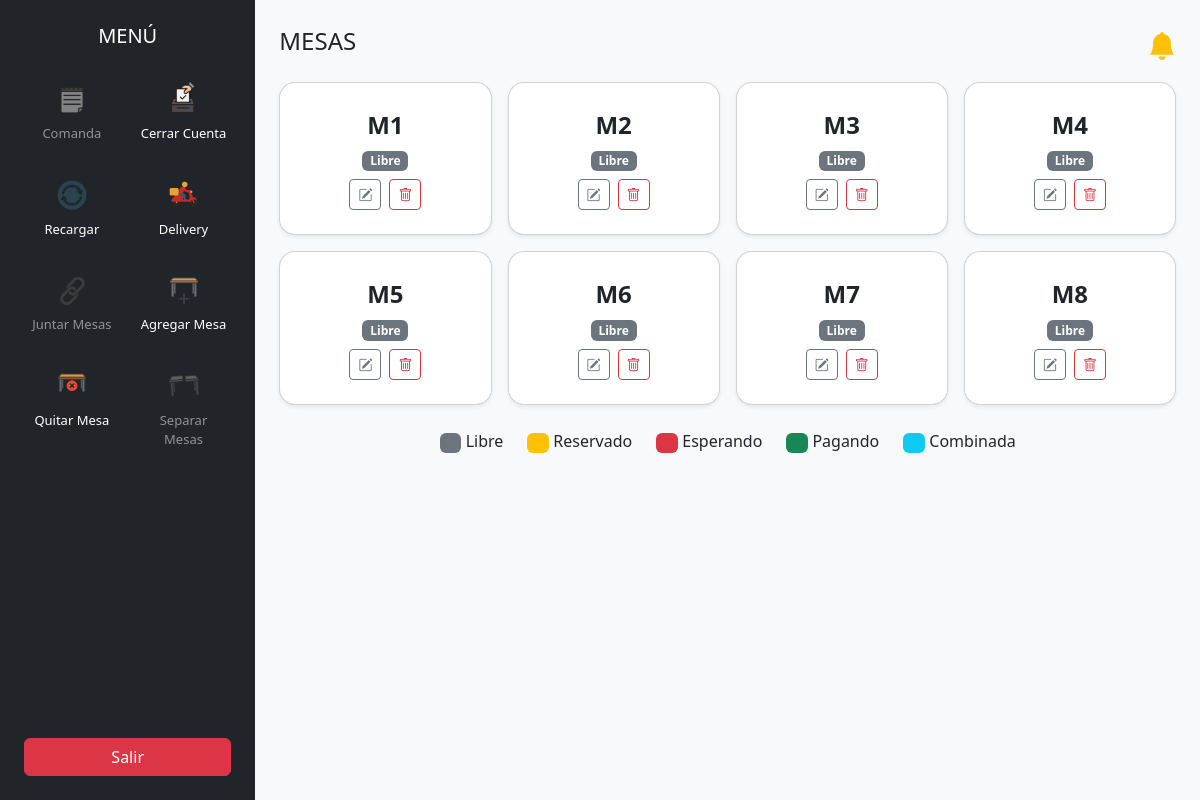
The page /mozo (signed in) on the database its author committed.
### tables this page shows
CREATE TABLE IF NOT EXISTS mesas (
    id INT AUTO_INCREMENT PRIMARY KEY,
    nombre VARCHAR(50) NOT NULL,
    estado ENUM('libre', 'reservado', 'esperando', 'pagando', 'combinada') NOT NULL DEFAULT 'libre'
);

### app/helpers/sesion.php (called while the page is built, shortened)
<?php
function verificarSesion()
{
    return $_SESSION['usuario'];
}

### app/controllers/MozoController.php (called while the page is built, shortened)
<?php
class MozoController
{
    private $mesaModel;
    public function __construct()
    {
        require_once __DIR__ . '/../helpers/sesion.php';
        require_once __DIR__ . '/../models/MesaModel.php';
        require_once __DIR__ . '/../models/ComandaModel.php';
        $this->usuario = verificarSesion();
        $this->mesaModel = new MesaModel();
    }
    public function index()
    {
        $mesas = $this->mesaModel->obtenerMesas();
        require_once __DIR__ . '/../views/mozo/inicio.php';
    }
}

### app/models/MesaModel.php (called while the page is built, shortened)
<?php
class MesaModel
{
    private $db;
    public function __construct()
    {
         try {
            $this->db = new PDO("mysql:host=" . DB_HOST . ";dbname=" . DB_NAME, DB_USER, DB_PASS);
            $this->db->setAttribute(PDO::ATTR_ERRMODE, PDO::ERRMODE_EXCEPTION);
        } catch (PDOException $e) {
            die("Error de conexión: " . $e->getMessage());
        }
    }
    public function obtenerMesas()
    {
        $stmt = $this->db->query("SELECT * FROM mesas ORDER BY CAST(SUBSTRING(nombre, 2) AS UNSIGNED)");
        return $stmt->fetchAll(PDO::FETCH_ASSOC);
    }
}

### app/models/ComandaModel.php (called while the page is built, shortened)
<?php
class ComandaModel
{
    public function __construct()
    {
        $this->conn = new mysqli(DB_HOST, DB_USER, DB_PASS, DB_NAME);
    }
}

### public/index.php (called while the page is built, shortened)
<?php
require_once '../core/Router.php';
$router = new Router();
$router->run();

### app/views/mozo/inicio.php (the view, shortened to what this page needs)
<?php
require_once __DIR__ . '/../../models/MesaModel.php';
?>
<!DOCTYPE html>
<html lang="es">
<head>
    <link rel="stylesheet" href="<?= BASE_URL ?>/public/assets/css/mozo/inicio/inicio.css" />
    <link href="https://cdn.jsdelivr.net/npm/bootstrap@5.3.6/dist/css/bootstrap.min.css" rel="stylesheet" />
    <link href="https://cdn.jsdelivr.net/npm/bootstrap-icons@1.11.1/font/bootstrap-icons.css" rel="stylesheet">
</head>
<body>
    <div class="d-flex vh-100">
        <div class="bg-dark text-white p-4 d-flex flex-column justify-content-between sidebar-mozo">
            <div>
                <h5 class="mb-4 text-center">MENÚ</h5>
                <div class="row row-cols-2 g-3 justify-content-center">
                    <div class="col text-center">
                        <button class="menu-icon-btn" id="btnComanda" disabled>
                            <img src="<?= BASE_URL ?>/public/assets/img/comanda.png" alt="Comanda">
                            <span>Comanda</span>
                        </button>
                    </div>
                    <div class="col text-center">
                        <button class="menu-icon-btn">
                            <img src="<?= BASE_URL ?>/public/assets/img/CerrarCuenta.png" alt="Cerrar Cuenta">
                            <span>Cerrar Cuenta</span>
                        </button>
                    </div>
                    <div class="col text-center">
                        <button class="menu-icon-btn" id="btnRecargar">
                            <img src="<?= BASE_URL ?>/public/assets/img/Recargar.png" alt="Recargar">
                            <span>Recargar</span>
                        </button>
                    </div>
                    <div class="col text-center">
                        <button class="menu-icon-btn" id="btnDelivery">
                            <img src="<?= BASE_URL ?>/public/assets/img/Deliviry.png" alt="Delivery">
                            <span>Delivery</span>
                        </button>
                    </div>
                    <div class="col text-center">
                        <button class="menu-icon-btn" id="btnJuntarMesas" disabled>
                            <img src="<?= BASE_URL ?>/public/assets/img/Juntar.png" alt="Juntar Mesas">
                            <span>Juntar Mesas</span>
                        </button>
                    </div>
                    <div class="col text-center">
                        <button class="menu-icon-btn" id="btnAgregarMesa">
                            <img src="<?= BASE_URL ?>/public/assets/img/Agregar.png" alt="Agregar Mesa">
                            <span>Agregar Mesa</span>
                        </button>
                    </div>
                    <div class="col text-center">
                        <button class="menu-icon-btn" id="btnQuitarMesa">
                            <img src="<?= BASE_URL ?>/public/assets/img/Quitar.png" alt="Quitar Mesa">
                            <span>Quitar Mesa</span>
                        </button>
                    </div>
                    <div class="col text-center">
                        <button type="button" class="menu-icon-btn" id="btnSepararMesas" disabled>
                            <img src="<?= BASE_URL ?>/public/assets/img/Separar.png" alt="Separar Mesas">
                            <span>Separar Mesas</span>
                        </button>
                    </div>
                </div>
            </div>
            <a href="<?= BASE_URL ?>/mozo/logout"
                class="btn btn-danger w-100 d-flex align-items-center justify-content-center gap-2 mt-4">
                Salir
            </a>
        </div>
        <div class="flex-grow-1 p-4 bg-light">
            <div class="d-flex justify-content-between align-items-center mb-3">
                <h4>MESAS</h4>
                <i class="bi bi-bell-fill fs-3 text-warning"></i>
            </div>
            <div class="row g-3" id="contenedorMesas">
                <?php foreach ($mesas as $mesa): ?>
                    <?php
                    $badgeColor = 'secondary';
                    $clase = 'mesa-libre';
                    $nombre = htmlspecialchars($mesa['nombre']);
                    $esCombinada = strpos($nombre, '|') !== false;
                    ?>
                    <div class="col-6 col-sm-4 col-md-3">
                        <div class="card mesa-card shadow-sm rounded-4 animate-mesa <?= $clase ?>"
                             data-id="<?= $mesa['id'] ?>"
                             data-mesa="<?= $mesa['nombre'] ?>"
                             data-estado="<?= $mesa['estado'] ?>"
                             data-combinada="<?= $esCombinada ? 'true' : 'false' ?>">
                            <div class="card-body d-flex flex-column align-items-center justify-content-center py-4 position-relative">
                                <?php
                                if ($esCombinada) {
                                    $partes = explode('|', $nombre);
                                    $mesasCombinadas = trim($partes[0]) . ' + ' . trim($partes[1]);
                                    echo "<span class='mesa-nombre-combinado'>{$mesasCombinadas}</span>";
                                } else {
                                    echo "<span class='fw-bold fs-4 mb-2'>{$nombre}</span>";
                                }
                                ?>
                                <span class="badge bg-<?= $badgeColor ?> mb-2"><?= ucfirst($mesa['estado']) ?></span>
                                <div class="d-flex gap-2">
                                    <button class="btn btn-outline-secondary btn-sm btn-cambiar-estado"
                                        data-bs-toggle="modal"
                                        data-bs-target="#modalCambiarEstado"
                                        data-id="<?= $mesa['id'] ?>"
                                        data-nombre="<?= $mesa['nombre'] ?>"
                                        data-estado="<?= $mesa['estado'] ?>">
                                        <i class="bi bi-pencil-square"></i>
                                    </button>
                                    <button class="btn btn-outline-danger btn-sm btn-eliminar-mesa"
                                        data-id="<?= $mesa['id'] ?>"
                                        data-nombre="<?= $mesa['nombre'] ?>"
                                        title="Eliminar mesa">
                                        <i class="bi bi-trash"></i>
                                    </button>
                                </div>
                            </div>
                        </div>
                    </div>
                <?php endforeach; ?>
            </div>
            <div class="mt-4 d-flex justify-content-center gap-4">
                <span><span class="badge bg-secondary">&nbsp;&nbsp;</span> Libre</span>
                <span><span class="badge bg-warning">&nbsp;&nbsp;</span> Reservado</span>
                <span><span class="badge bg-danger">&nbsp;&nbsp;</span> Esperando</span>
                <span><span class="badge bg-success">&nbsp;&nbsp;</span> Pagando</span>
                <span><span class="badge bg-info">&nbsp;&nbsp;</span> Combinada</span>
            </div>
        </div>
    </div>
</body>
</html>

### core/Router.php (shortened to what this page needs)
<?php
class Router
{
    public function run()
    {
        $url = isset($_GET['url']) ? $_GET['url'] : 'login/index';
        $url = rtrim($url, '/');
        $urlParts = explode('/', $url);
        $controllerName = ucfirst($urlParts[0]) . 'Controller';
        $method = isset($urlParts[1]) ? $urlParts[1] : 'index';
        $params = array_slice($urlParts, 2);
        $controllerFile = __DIR__ . '/../app/controllers/' . $controllerName . '.php';
        if (file_exists($controllerFile)) {
            if (class_exists($controllerName)) {
                $controller = new $controllerName();
                if (method_exists($controller, $method)) {
                    call_user_func_array([$controller, $method], $params);
                } else {
                    $this->handleError('404');
                }
            } else {
                $this->handleError('500');
            }
        } else {
            $this->handleError('404');
        }
    }
}

### public/assets/css/mozo/inicio/inicio.css (style rules this page uses)
.sidebar-mozo { background-color: #8c8c8c; min-height: 100vh; width: 270px; color: white; }
.menu-icon-btn { background: none; border: none; display: flex; flex-direction: column; align-items: center; justify-content: center; gap: 4px; width: 100%; padding: 8px 4px; transition: 0.3s ease; }
.menu-icon-btn img { width: 40px; height: 40px; object-fit: contain; }
.menu-icon-btn span { color: white; font-size: 13px; font-weight: 500; text-align: center; }
.mesa-libre { background-color: #6c757d; color: white; }

### app/views/mozo/inicio.php (style rules this page uses)
.menu-icon-btn:disabled { opacity: 0.5; cursor: not-allowed; }
.menu-icon-btn:disabled img { filter: grayscale(100%); }

### rows shown on the page
mesas: nombre "M1", estado "Libre"
mesas: nombre "M2", estado "Libre"
mesas: nombre "M3", estado "Libre"
mesas: nombre "M4", estado "Libre"
mesas: nombre "M5", estado "Libre"
mesas: nombre "M6", estado "Libre"
mesas: nombre "M7", estado "Libre"
mesas: nombre "M8", estado "Libre"
